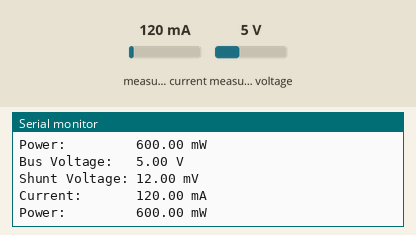
A sketch run on a simulated Arduino Uno, built with avr-gcc and run on an emulated ATmega328P. Parts: the last lines printed to the serial monitor. The inputs (shaded band) are chosen by the test bench; at power-on: measured current 120 mA, measured voltage 5 V.

Above: at 1.2 s.
1.3 s: measured current set to 40 mA
At 2.0 s:
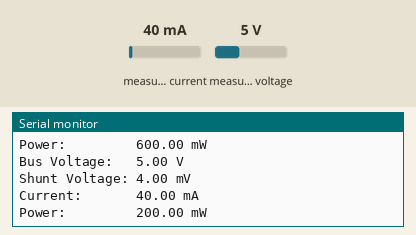
2.8 s: measured voltage set to 0.3 V
At 3.5 s:
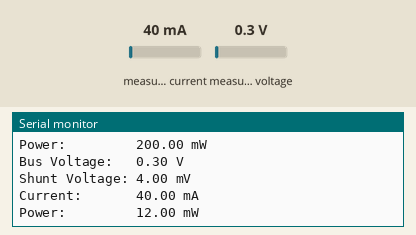
4.3 s: measured current set to 500 mA
At 5.0 s:
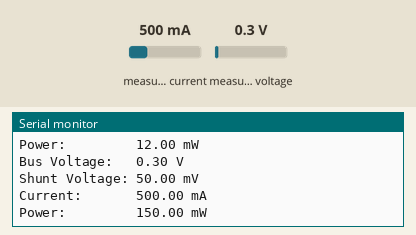
Timing chart, 0 to 7.3 s (numbered marks = the images above; inputs shaded):
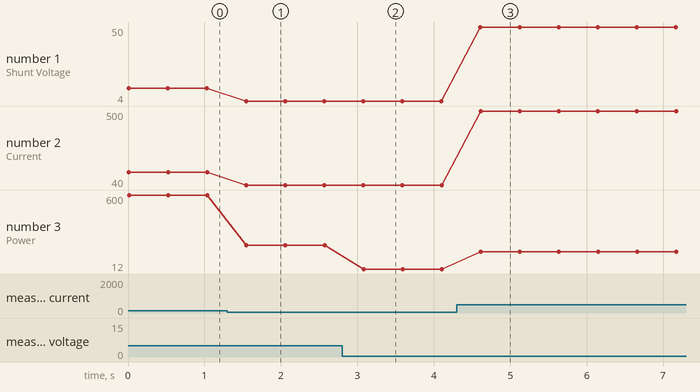

The sketch:

ina_basic.ino
```cpp
#include <Wire.h>
#include <Adafruit_INA219.h>

// Create an instance of INA219
Adafruit_INA219 ina219;

void setup() {
  Serial.begin(115200);
  while (!Serial) {
    delay(10);  // Wait for the Serial Monitor to connect
  }

  // Initialize I2C communication
  if (!ina219.begin()) {
    Serial.println("Failed to find INA219 chip");
    while (1) {
      delay(10);
    }
  }
  Serial.println("INA219 Initialized.");

}

void loop() {
  float shuntVoltage = ina219.getShuntVoltage_mV();  // Shunt voltage (mV)
  float busVoltage = ina219.getBusVoltage_V();       // Bus voltage (V)
  float current_mA = ina219.getCurrent_mA();         // Current (mA)
  float power_mW = ina219.getPower_mW();             // Power (mW)

  // Display the values
  Serial.print("Bus Voltage:   "); Serial.print(busVoltage); Serial.println(" V");
  Serial.print("Shunt Voltage: "); Serial.print(shuntVoltage); Serial.println(" mV");
  Serial.print("Current:       "); Serial.print(current_mA); Serial.println(" mA");
  Serial.print("Power:         "); Serial.print(power_mW); Serial.println(" mW");
  Serial.println("");

  delay(500);  // Wait 1 second before the next reading
}
```

Measured:
- after the input at 1.3 s, the serial monitor: prints a new line after 0.24 s (image 1)
- after the input at 2.8 s, the serial monitor: prints a new line after 0.28 s (image 2)
- after the input at 4.3 s, the serial monitor: prints a new line after 0.31 s (image 3)
- plotted number 1: 12 → 4 after the input at 1.3 s, 4 → 50 after the input at 4.3 s
- plotted number 2: 120 → 40 after the input at 1.3 s, 40 → 500 after the input at 4.3 s
- plotted number 3: 600 → 200 after the input at 1.3 s, 12 → 150 after the input at 4.3 s
